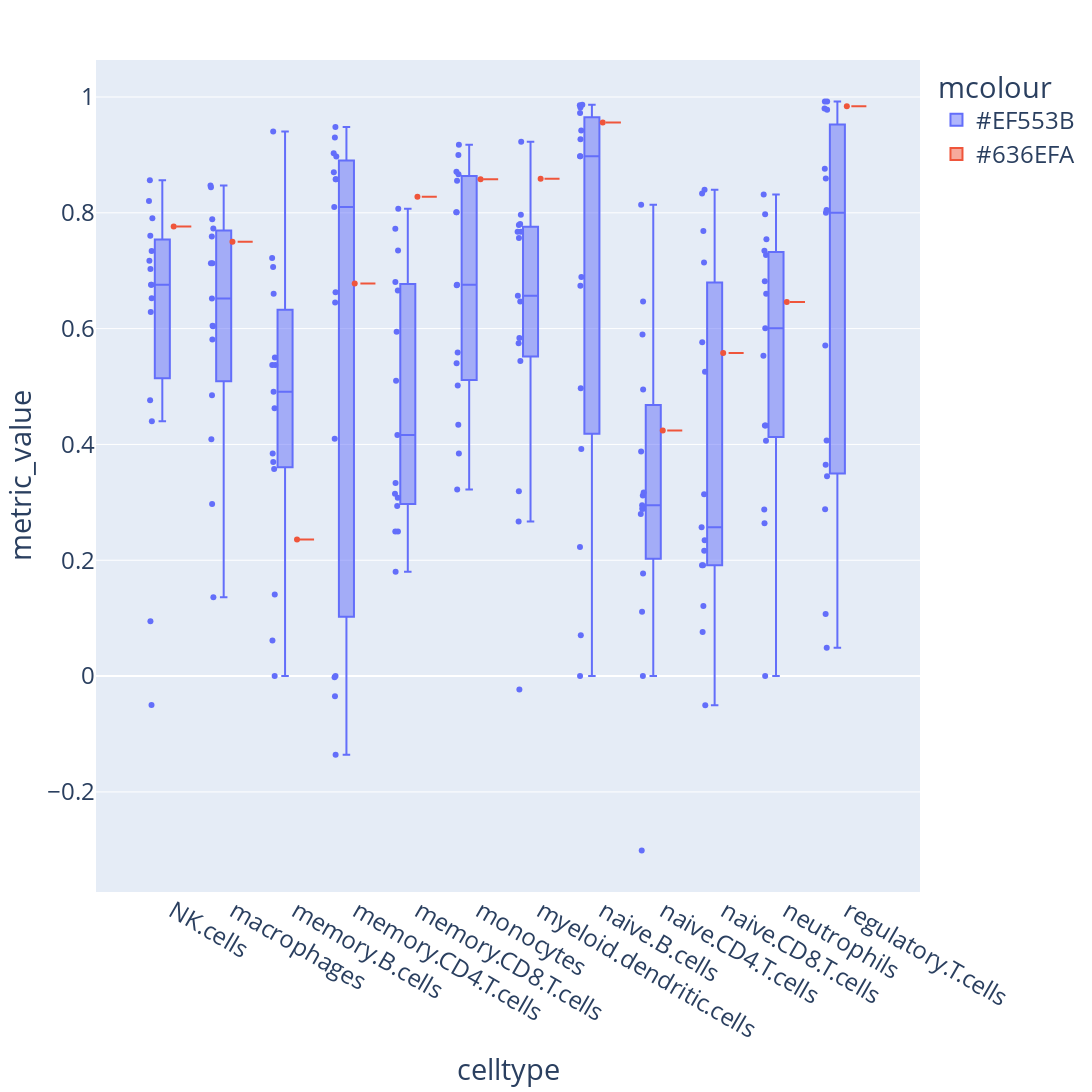

Source (notebook cell):
### Code cell
import pandas as pd
import plotly.express as px
import numpy as np
import plotly.io as pio


df = pd.read_csv('./r3-fine.csv')
df = df.loc[df.is_latest]
df = df.loc[df.metric == 'pearson']
df = df.groupby(['submitter', 'celltype']).mean(numeric_only=True)
df = df.reset_index()
#df = df.loc[df.submitter == 'D3Team']
#Creating a new column with colors.
df['mcolour'] = np.where(df.submitter == 'D3Team', '#636EFA', '#EF553B')
fig = px.box(df.reset_index(), y = 'metric_value', x = 'celltype', hover_name = 'submitter', points = 'all', height=4000, width=6000, color = 'mcolour')
# Set font size for text
fig.update_layout(font=dict(size=24))  # Adjust the font size as needed
fig.show()

### Figure 1 — Plotly figure (JSON) as saved in the notebook; plotly's stock layout.template omitted (floating-point values rounded to 4 significant figures; data arrays with more than 128 entries replaced by an {"elided": "..."} marker saying what was removed)
{"data": [{"alignmentgroup": "True", "boxpoints": "all", "hovertemplate": "<b>%{hovertext}</b><br><br>mcolour=#EF553B<br>celltype=%{x}<br>metric_value=%{y}<extra></extra>", "hovertext": {"elided": "180 str values"}, "legendgroup": "#EF553B", "marker": {"color": "#636efa"}, "name": "#EF553B", "notched": false, "offsetgroup": "#EF553B", "orientation": "v", "showlegend": true, "type": "box", "x": {"elided": "180 str values"}, "x0": " ", "xaxis": "x", "y": {"elided": "180 float values"}, "y0": " ", "yaxis": "y"}, {"alignmentgroup": "True", "boxpoints": "all", "hovertemplate": "<b>%{hovertext}</b><br><br>mcolour=#636EFA<br>celltype=%{x}<br>metric_value=%{y}<extra></extra>", "hovertext": ["D3Team", "D3Team", "D3Team", "D3Team", "D3Team", "D3Team", "D3Team", "D3Team", "D3Team", "D3Team", "D3Team", "D3Team"], "legendgroup": "#636EFA", "marker": {"color": "#EF553B"}, "name": "#636EFA", "notched": false, "offsetgroup": "#636EFA", "orientation": "v", "showlegend": true, "type": "box", "x": ["NK.cells", "macrophages", "memory.B.cells", "memory.CD4.T.cells", "memory.CD8.T.cells", "monocytes", "myeloid.dendritic.cells", "naive.B.cells", "naive.CD4.T.cells", "naive.CD8.T.cells", "neutrophils", "regulatory.T.cells"], "x0": " ", "xaxis": "x", "y": [0.7762, 0.75, 0.236, 0.678, 0.8275, 0.8578, 0.8588, 0.956, 0.424, 0.558, 0.6458, 0.984], "y0": " ", "yaxis": "y"}], "layout": {"boxmode": "group", "font": {"size": 24}, "height": 4000, "legend": {"title": {"text": "mcolour"}, "tracegroupgap": 0}, "margin": {"t": 60}, "width": 6000, "xaxis": {"anchor": "y", "domain": [0, 1], "title": {"text": "celltype"}}, "yaxis": {"anchor": "x", "domain": [0, 1], "title": {"text": "metric_value"}}}}
